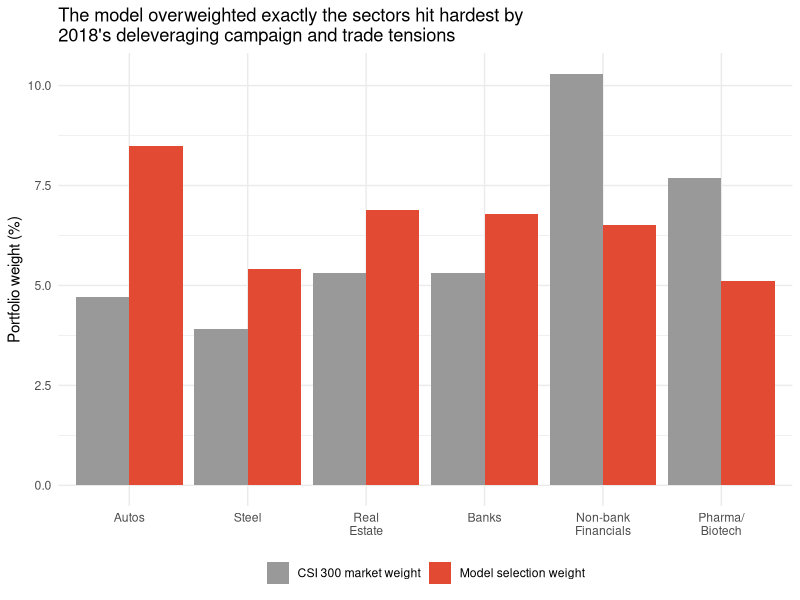
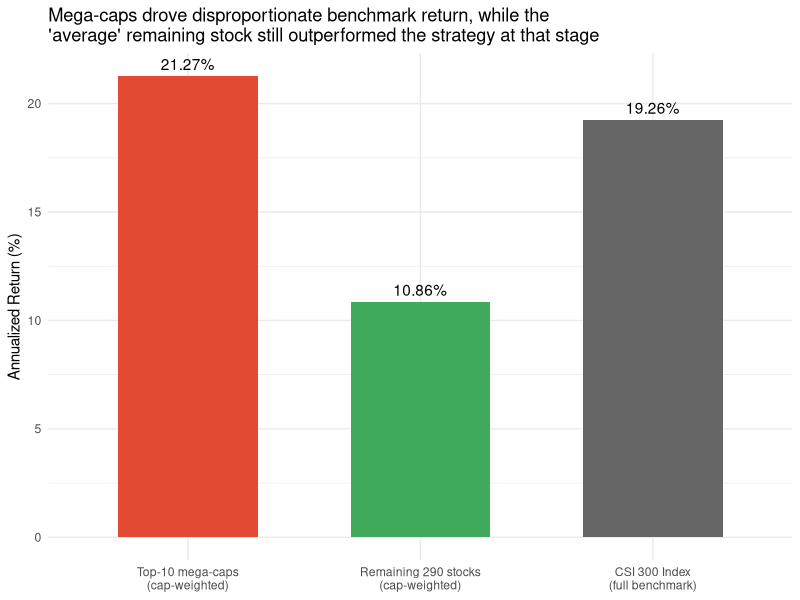
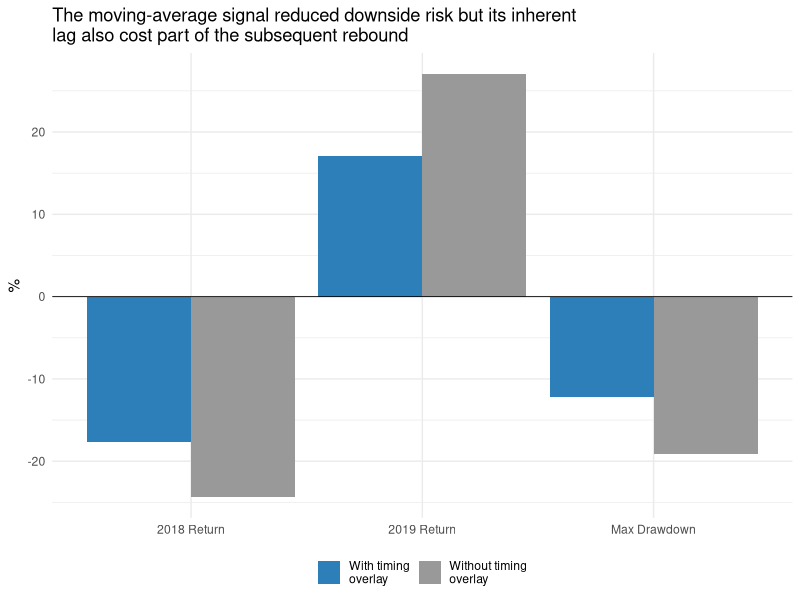
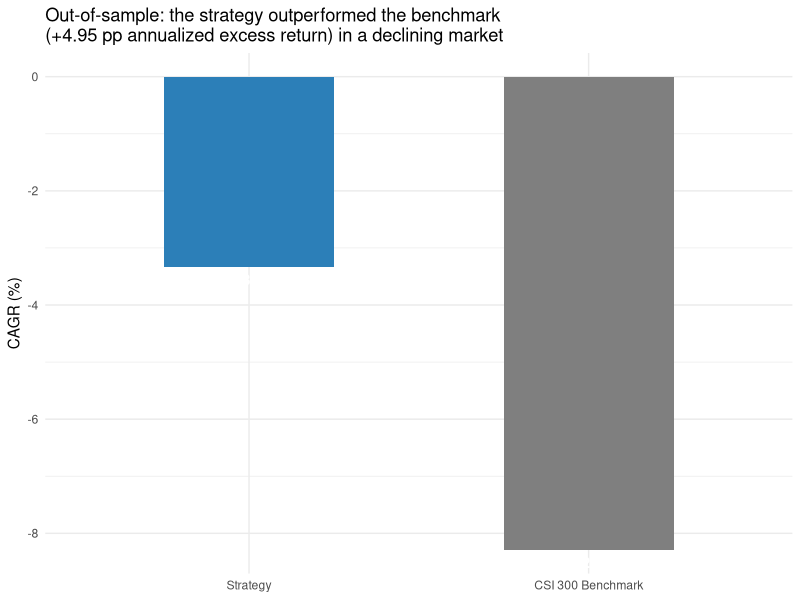
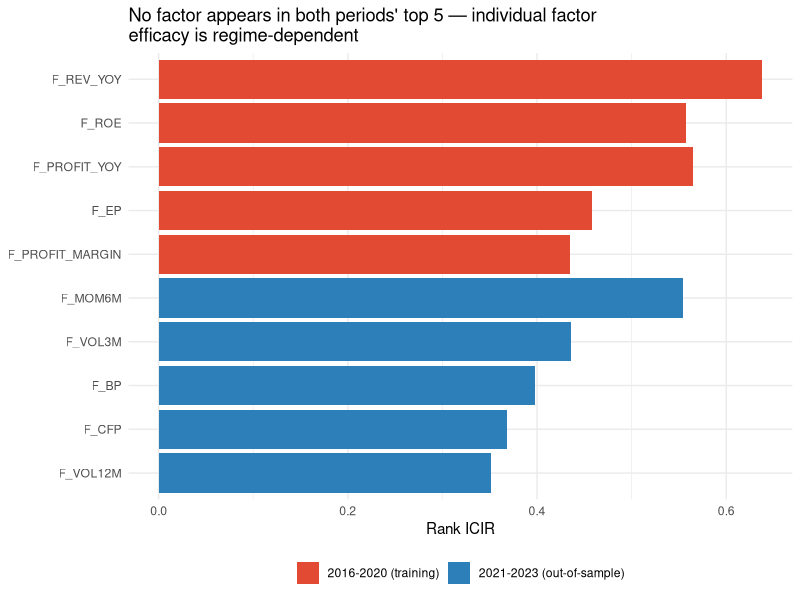

The R source for these figures, in order:
## ---- chunk 1
knitr::opts_chunk$set(echo = TRUE, warning = FALSE, message = FALSE, fig.align = "center")
library(knitr)
library(kableExtra)
library(ggplot2)
library(dplyr)
theme_set(theme_minimal(base_size = 11))
## ---- chunk 2
industry_diag <- data.frame(
  industry = rep(c("Autos", "Steel", "Real\nEstate", "Banks",
                    "Non-bank\nFinancials", "Pharma/\nBiotech"), 2),
  weight = c(4.7, 3.9, 5.3, 5.3, 10.3, 7.7,      # market
             8.5, 5.4, 6.9, 6.8, 6.5, 5.1),        # model selection
  source = rep(c("CSI 300 market weight", "Model selection weight"), each = 6)
)
industry_diag$industry <- factor(industry_diag$industry,
  levels = c("Autos", "Steel", "Real\nEstate", "Banks",
             "Non-bank\nFinancials", "Pharma/\nBiotech"))
ggplot(industry_diag, aes(x = industry, y = weight, fill = source)) +
  geom_col(position = "dodge") +
  scale_fill_manual(values = c("CSI 300 market weight" = "grey60",
                                "Model selection weight" = "#e34a33")) +
  labs(x = NULL, y = "Portfolio weight (%)", fill = NULL,
       title = "The model overweighted exactly the sectors hit hardest by\n2018's deleveraging campaign and trade tensions") +
  theme(legend.position = "bottom")
## ---- chunk 3
conc_diag <- data.frame(
  segment = factor(c("Top-10 mega-caps\n(cap-weighted)",
                      "Remaining 290 stocks\n(cap-weighted)",
                      "CSI 300 Index\n(full benchmark)"),
                    levels = c("Top-10 mega-caps\n(cap-weighted)",
                      "Remaining 290 stocks\n(cap-weighted)",
                      "CSI 300 Index\n(full benchmark)")),
  cagr = c(21.27, 10.86, 19.26)
)
ggplot(conc_diag, aes(x = segment, y = cagr, fill = segment)) +
  geom_col(show.legend = FALSE, width = 0.6) +
  scale_fill_manual(values = c("#e34a33", "#41ab5d", "grey40")) +
  labs(x = NULL, y = "Annualized Return (%)",
       title = "Mega-caps drove disproportionate benchmark return, while the\n'average' remaining stock still outperformed the strategy at that stage") +
  geom_text(aes(label = paste0(cagr, "%")), vjust = -0.5)
## ---- chunk 4
timing_df <- data.frame(
  metric = rep(c("2018 Return", "2019 Return", "Max Drawdown"), each = 2),
  version = rep(c("Without timing\noverlay", "With timing\noverlay"), 3),
  value = c(-24.32, -17.61,   # 2018
            27.03, 17.08,     # 2019
            -19.14, -12.25)   # max DD
)
timing_df$metric <- factor(timing_df$metric,
                            levels = c("2018 Return", "2019 Return", "Max Drawdown"))
ggplot(timing_df, aes(x = metric, y = value, fill = version)) +
  geom_col(position = "dodge") +
  geom_hline(yintercept = 0, linewidth = 0.3) +
  scale_fill_manual(values = c("Without timing\noverlay" = "grey60",
                                "With timing\noverlay" = "#2c7fb8")) +
  labs(x = NULL, y = "%", fill = NULL,
       title = "The moving-average signal reduced downside risk but its inherent\nlag also cost part of the subsequent rebound") +
  theme(legend.position = "bottom")
## ---- chunk 5
oos <- data.frame(
  Metric = c("Backtest period", "Months", "Strategy CAGR",
             "Benchmark (CSI 300) CAGR", "Excess Return",
             "Strategy Sharpe Ratio", "Max Drawdown", "Win Rate"),
  Value = c("2022-01 to 2023-12", "23", "-3.34%", "-8.29%", "+4.95%",
            "-0.44", "-10.17%", "52.17%")
)
kable(oos, col.names = c("Metric", "Value"),
      caption = "Out-of-sample backtest results (2022-2023, never used in tuning)") %>%
  kable_styling(bootstrap_options = c("striped", "condensed"), font_size = 12)
## ---- chunk 6
oos_chart <- data.frame(
  series = factor(c("Strategy", "CSI 300 Benchmark"),
                   levels = c("Strategy", "CSI 300 Benchmark")),
  cagr = c(-3.34, -8.29)
)
ggplot(oos_chart, aes(x = series, y = cagr, fill = series)) +
  geom_col(width = 0.5, show.legend = FALSE) +
  scale_fill_manual(values = c("Strategy" = "#2c7fb8", "CSI 300 Benchmark" = "grey50")) +
  geom_text(aes(label = paste0(cagr, "%")), vjust = 1.5, color = "white", fontface = "bold") +
  labs(x = NULL, y = "CAGR (%)",
       title = "Out-of-sample: the strategy outperformed the benchmark\n(+4.95 pp annualized excess return) in a declining market")
## ---- chunk 7
factor_comp <- data.frame(
  Rank = 1:5,
  Training_Period = c("F_REV_YOY", "F_ROE", "F_PROFIT_YOY", "F_EP",
                       "F_PROFIT_MARGIN"),
  Training_ICIR = c(0.638, 0.557, 0.565, 0.458, 0.435),
  OOS_Period = c("F_MOM6M", "F_VOL3M", "F_BP", "F_CFP", "F_VOL12M"),
  OOS_ICIR = c(0.554, 0.436, 0.398, 0.368, 0.351)
)
kable(factor_comp,
      col.names = c("Rank", "Top Factor\n(2016-2020)", "ICIR",
                     "Top Factor\n(2021-2023)", "ICIR"),
      caption = "Top-5 factors by Rank ICIR: training period vs. out-of-sample period") %>%
  kable_styling(bootstrap_options = c("striped", "condensed"), font_size = 12)
## ---- chunk 8
fc_chart <- data.frame(
  factor = c("F_REV_YOY", "F_ROE", "F_PROFIT_YOY", "F_EP", "F_PROFIT_MARGIN",
             "F_MOM6M", "F_VOL3M", "F_BP", "F_CFP", "F_VOL12M"),
  icir = c(0.638, 0.557, 0.565, 0.458, 0.435,
           0.554, 0.436, 0.398, 0.368, 0.351),
  period = c(rep("2016-2020 (training)", 5), rep("2021-2023 (out-of-sample)", 5))
)
fc_chart$factor <- factor(fc_chart$factor, levels = rev(fc_chart$factor))
ggplot(fc_chart, aes(x = factor, y = icir, fill = period)) +
  geom_col() +
  coord_flip() +
  scale_fill_manual(values = c("2016-2020 (training)" = "#e34a33",
                                "2021-2023 (out-of-sample)" = "#2c7fb8")) +
  labs(x = NULL, y = "Rank ICIR", fill = NULL,
       title = "No factor appears in both periods' top 5 — individual factor\nefficacy is regime-dependent") +
  theme(legend.position = "bottom")
